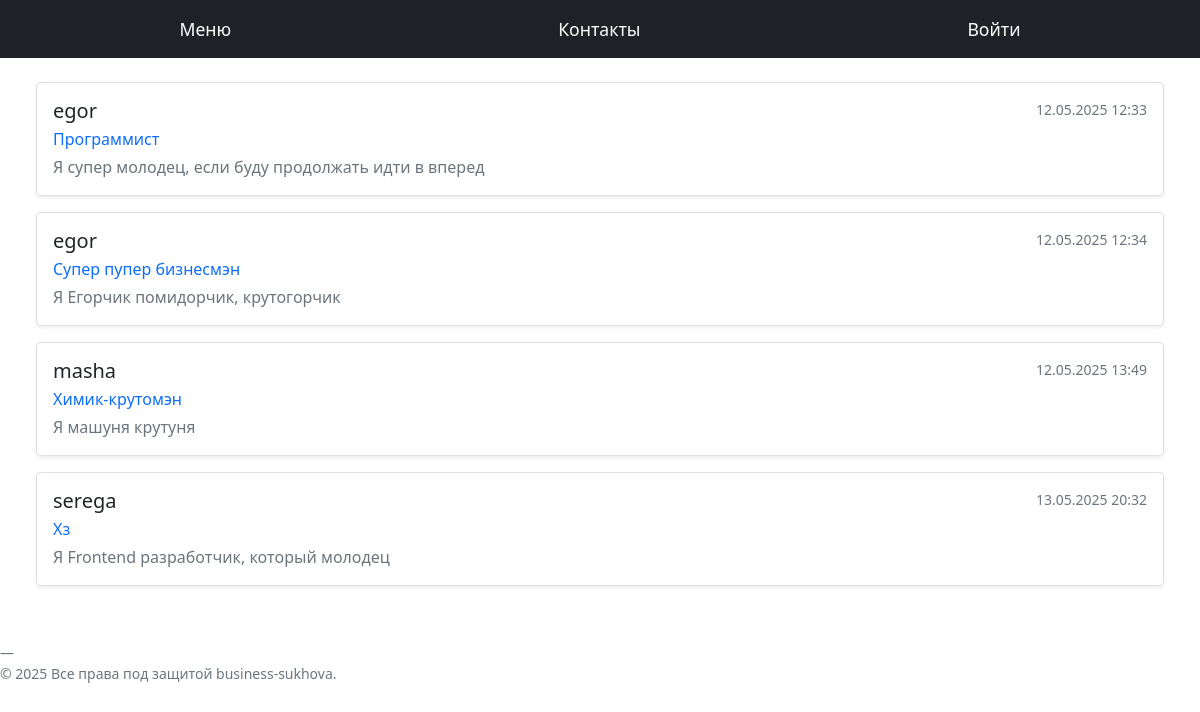
The app's page /resume/all/ with its own data.
### resume/models.py (models this page shows)
class Resume(models.Model):
    author = models.ForeignKey(Profile, on_delete=models.CASCADE, related_name='resumes')
    about = models.TextField()
    profession = models.CharField(max_length=100)
    education = models.CharField(max_length=100)
    skills = models.TextField()
    portfolio = models.TextField()
    updated_at = models.DateTimeField(auto_now=True)
    created_at = models.DateTimeField(auto_now_add=True)

### root/models.py (models this page shows, shortened)
class Profile(models.Model):
    user = models.OneToOneField(User, on_delete=models.CASCADE, related_name='profile')
    city = models.CharField(max_length=100, null=True, blank=True)
    country = models.CharField(max_length=100, null=True, blank=True)

### resume/views.py (the view)
# urls.py: path('all/', views.all_resumes, name='all'),
def all_resumes(request):
    if request.method == "GET":
        resumes = Resume.objects.all()
        return render(request, 'resume/list.html', context={"resumes": resumes})

### resume/templates/resume/list.html (shortened to what this page needs)
{% extends "root/base.html" %}
{% load static %}
{% block main %}
	{% for resume in resumes %}
        {% include 'resume/resume-mini.html' with resume=resume %}
    {% empty %}
        <h2>Кажется резюме нет!</h2>
    {% endfor %}
{% endblock %}

### resume/templates/resume/resume-mini.html
<a href="{% url 'resume:get_by_id' resume.id %}" class="resume-preview d-block text-decoration-none text-dark">
  <div class="card p-3 mb-3 shadow-sm rounded-3">
    <div class="d-flex justify-content-between">
      <h5 class="mb-1">{{ resume.author.user.username }}</h5>
      <small class="text-muted">{{ resume.updated_at|date:"d.m.Y H:i" }}</small>
    </div>
    <p class="mb-1 text-primary">{{ resume.profession }}</p>
    <p class="mb-0 text-truncate text-secondary" style="max-width: 100%;">
      {{ resume.about|truncatewords:10 }}
    </p>
  </div>
</a>

### records on screen
Resume: author.user.username "egor", updated_at "12.05.2025 12:33", profession "Программист", about "Я супер молодец, если буду продолжать идти в вперед"
Resume: author.user.username "egor", updated_at "12.05.2025 12:34", profession "Супер пупер бизнесмэн", about "Я Егорчик помидорчик, крутогорчик"
Resume: author.user.username "masha", updated_at "12.05.2025 13:49", profession "Химик-крутомэн", about "Я машуня крутуня"
Resume: author.user.username "serega", updated_at "13.05.2025 20:32", profession "Хз", about "Я Frontend разработчик, который молодец"
